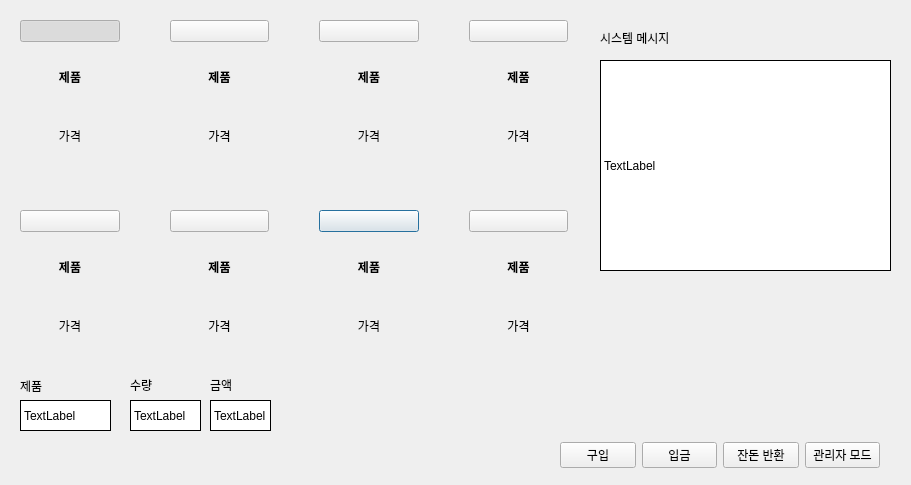
<?xml version="1.0" encoding="UTF-8"?>
<ui version="4.0">
 <class>Dialog</class>
 <widget class="QDialog" name="Dialog">
  <property name="geometry">
   <rect>
    <x>0</x>
    <y>0</y>
    <width>911</width>
    <height>485</height>
   </rect>
  </property>
  <property name="windowTitle">
   <string>Dialog</string>
  </property>
  <widget class="QWidget" name="gridLayoutWidget">
   <property name="geometry">
    <rect>
     <x>20</x>
     <y>20</y>
     <width>548</width>
     <height>330</height>
    </rect>
   </property>
   <layout class="QGridLayout" name="gridLayout">
    <property name="spacing">
     <number>50</number>
    </property>
    <item row="1" column="2">
     <layout class="QVBoxLayout" name="verticalLayout_8">
      <property name="spacing">
       <number>10</number>
      </property>
      <item>
       <widget class="QPushButton" name="pushButton_drink6">
        <property name="text">
         <string/>
        </property>
        <property name="icon">
         <iconset>
          <normaloff>drink_images/6.png</normaloff>
          <normalon>drink_images/6_c.png</normalon>drink_images/6.png</iconset>
        </property>
        <property name="iconSize">
         <size>
          <width>85</width>
          <height>85</height>
         </size>
        </property>
        <property name="checkable">
         <bool>true</bool>
        </property>
        <property name="checked">
         <bool>false</bool>
        </property>
        <property name="autoRepeat">
         <bool>false</bool>
        </property>
        <property name="autoExclusive">
         <bool>true</bool>
        </property>
       </widget>
      </item>
      <item>
       <widget class="QLabel" name="label_name6">
        <property name="styleSheet">
         <string notr="true">font-weight:600</string>
        </property>
        <property name="text">
         <string>제품</string>
        </property>
        <property name="alignment">
         <set>Qt::AlignCenter</set>
        </property>
       </widget>
      </item>
      <item>
       <widget class="QLabel" name="label_cost6">
        <property name="text">
         <string>가격</string>
        </property>
        <property name="alignment">
         <set>Qt::AlignCenter</set>
        </property>
       </widget>
      </item>
     </layout>
    </item>
    <item row="0" column="2">
     <layout class="QVBoxLayout" name="verticalLayout_3">
      <property name="spacing">
       <number>10</number>
      </property>
      <item>
       <widget class="QPushButton" name="pushButton_drink2">
        <property name="text">
         <string/>
        </property>
        <property name="icon">
         <iconset>
          <normaloff>drink_images/2.png</normaloff>
          <normalon>drink_images/2_c.png</normalon>drink_images/2.png</iconset>
        </property>
        <property name="iconSize">
         <size>
          <width>85</width>
          <height>85</height>
         </size>
        </property>
        <property name="checkable">
         <bool>true</bool>
        </property>
        <property name="checked">
         <bool>false</bool>
        </property>
        <property name="autoRepeat">
         <bool>false</bool>
        </property>
        <property name="autoExclusive">
         <bool>true</bool>
        </property>
       </widget>
      </item>
      <item>
       <widget class="QLabel" name="label_name2">
        <property name="styleSheet">
         <string notr="true">font-weight:600</string>
        </property>
        <property name="text">
         <string>제품</string>
        </property>
        <property name="alignment">
         <set>Qt::AlignCenter</set>
        </property>
       </widget>
      </item>
      <item>
       <widget class="QLabel" name="label_cost2">
        <property name="text">
         <string>가격</string>
        </property>
        <property name="alignment">
         <set>Qt::AlignCenter</set>
        </property>
       </widget>
      </item>
     </layout>
    </item>
    <item row="1" column="0">
     <layout class="QVBoxLayout" name="verticalLayout_6">
      <property name="spacing">
       <number>10</number>
      </property>
      <item>
       <widget class="QPushButton" name="pushButton_drink4">
        <property name="text">
         <string/>
        </property>
        <property name="icon">
         <iconset>
          <normaloff>drink_images/4.png</normaloff>
          <normalon>drink_images/4_c.png</normalon>drink_images/4.png</iconset>
        </property>
        <property name="iconSize">
         <size>
          <width>85</width>
          <height>85</height>
         </size>
        </property>
        <property name="checkable">
         <bool>true</bool>
        </property>
        <property name="checked">
         <bool>false</bool>
        </property>
        <property name="autoRepeat">
         <bool>false</bool>
        </property>
        <property name="autoExclusive">
         <bool>true</bool>
        </property>
       </widget>
      </item>
      <item>
       <widget class="QLabel" name="label_name4">
        <property name="styleSheet">
         <string notr="true">font-weight:600</string>
        </property>
        <property name="text">
         <string>제품</string>
        </property>
        <property name="alignment">
         <set>Qt::AlignCenter</set>
        </property>
       </widget>
      </item>
      <item>
       <widget class="QLabel" name="label_cost4">
        <property name="text">
         <string>가격</string>
        </property>
        <property name="alignment">
         <set>Qt::AlignCenter</set>
        </property>
       </widget>
      </item>
     </layout>
    </item>
    <item row="0" column="0">
     <layout class="QVBoxLayout" name="verticalLayout_5">
      <property name="spacing">
       <number>10</number>
      </property>
      <item>
       <widget class="QPushButton" name="pushButton_drink0">
        <property name="text">
         <string/>
        </property>
        <property name="icon">
         <iconset>
          <normaloff>drink_images/0.png</normaloff>
          <normalon>drink_images/0_c.png</normalon>drink_images/0.png</iconset>
        </property>
        <property name="iconSize">
         <size>
          <width>85</width>
          <height>85</height>
         </size>
        </property>
        <property name="checkable">
         <bool>true</bool>
        </property>
        <property name="checked">
         <bool>true</bool>
        </property>
        <property name="autoRepeat">
         <bool>false</bool>
        </property>
        <property name="autoExclusive">
         <bool>true</bool>
        </property>
       </widget>
      </item>
      <item>
       <widget class="QLabel" name="label_name0">
        <property name="styleSheet">
         <string notr="true">font-weight:600</string>
        </property>
        <property name="text">
         <string>제품</string>
        </property>
        <property name="alignment">
         <set>Qt::AlignCenter</set>
        </property>
       </widget>
      </item>
      <item>
       <widget class="QLabel" name="label_cost0">
        <property name="text">
         <string>가격</string>
        </property>
        <property name="alignment">
         <set>Qt::AlignCenter</set>
        </property>
       </widget>
      </item>
     </layout>
    </item>
    <item row="0" column="1">
     <layout class="QVBoxLayout" name="verticalLayout_4">
      <property name="spacing">
       <number>10</number>
      </property>
      <item>
       <widget class="QPushButton" name="pushButton_drink1">
        <property name="text">
         <string/>
        </property>
        <property name="icon">
         <iconset>
          <normaloff>drink_images/1.png</normaloff>
          <normalon>drink_images/1_c.png</normalon>drink_images/1.png</iconset>
        </property>
        <property name="iconSize">
         <size>
          <width>85</width>
          <height>85</height>
         </size>
        </property>
        <property name="checkable">
         <bool>true</bool>
        </property>
        <property name="checked">
         <bool>false</bool>
        </property>
        <property name="autoRepeat">
         <bool>false</bool>
        </property>
        <property name="autoExclusive">
         <bool>true</bool>
        </property>
       </widget>
      </item>
      <item>
       <widget class="QLabel" name="label_name1">
        <property name="styleSheet">
         <string notr="true">font-weight:600</string>
        </property>
        <property name="text">
         <string>제품</string>
        </property>
        <property name="alignment">
         <set>Qt::AlignCenter</set>
        </property>
       </widget>
      </item>
      <item>
       <widget class="QLabel" name="label_cost1">
        <property name="text">
         <string>가격</string>
        </property>
        <property name="alignment">
         <set>Qt::AlignCenter</set>
        </property>
       </widget>
      </item>
     </layout>
    </item>
    <item row="0" column="3">
     <layout class="QVBoxLayout" name="verticalLayout_2">
      <property name="spacing">
       <number>10</number>
      </property>
      <item>
       <widget class="QPushButton" name="pushButton_drink3">
        <property name="text">
         <string/>
        </property>
        <property name="icon">
         <iconset>
          <normaloff>drink_images/3.png</normaloff>
          <normalon>drink_images/3_c.png</normalon>drink_images/3.png</iconset>
        </property>
        <property name="iconSize">
         <size>
          <width>85</width>
          <height>85</height>
         </size>
        </property>
        <property name="checkable">
         <bool>true</bool>
        </property>
        <property name="checked">
         <bool>false</bool>
        </property>
        <property name="autoRepeat">
         <bool>false</bool>
        </property>
        <property name="autoExclusive">
         <bool>true</bool>
        </property>
       </widget>
      </item>
      <item>
       <widget class="QLabel" name="label_name3">
        <property name="styleSheet">
         <string notr="true">font-weight:600</string>
        </property>
        <property name="text">
         <string>제품</string>
        </property>
        <property name="alignment">
         <set>Qt::AlignCenter</set>
        </property>
       </widget>
      </item>
      <item>
       <widget class="QLabel" name="label_cost3">
        <property name="text">
         <string>가격</string>
        </property>
        <property name="alignment">
         <set>Qt::AlignCenter</set>
        </property>
       </widget>
      </item>
     </layout>
    </item>
    <item row="1" column="1">
     <layout class="QVBoxLayout" name="verticalLayout_7">
      <property name="spacing">
       <number>10</number>
      </property>
      <item>
       <widget class="QPushButton" name="pushButton_drink5">
        <property name="text">
         <string/>
        </property>
        <property name="icon">
         <iconset>
          <normaloff>drink_images/5.png</normaloff>
          <normalon>drink_images/5_c.png</normalon>drink_images/5.png</iconset>
        </property>
        <property name="iconSize">
         <size>
          <width>85</width>
          <height>85</height>
         </size>
        </property>
        <property name="checkable">
         <bool>true</bool>
        </property>
        <property name="checked">
         <bool>false</bool>
        </property>
        <property name="autoRepeat">
         <bool>false</bool>
        </property>
        <property name="autoExclusive">
         <bool>true</bool>
        </property>
       </widget>
      </item>
      <item>
       <widget class="QLabel" name="label_name5">
        <property name="styleSheet">
         <string notr="true">font-weight:600</string>
        </property>
        <property name="text">
         <string>제품</string>
        </property>
        <property name="alignment">
         <set>Qt::AlignCenter</set>
        </property>
       </widget>
      </item>
      <item>
       <widget class="QLabel" name="label_cost5">
        <property name="text">
         <string>가격</string>
        </property>
        <property name="alignment">
         <set>Qt::AlignCenter</set>
        </property>
       </widget>
      </item>
     </layout>
    </item>
    <item row="1" column="3">
     <layout class="QVBoxLayout" name="verticalLayout_9">
      <property name="spacing">
       <number>10</number>
      </property>
      <item>
       <widget class="QPushButton" name="pushButton_drink7">
        <property name="text">
         <string/>
        </property>
        <property name="icon">
         <iconset>
          <normaloff>drink_images/7.png</normaloff>
          <normalon>drink_images/7_c.png</normalon>drink_images/7.png</iconset>
        </property>
        <property name="iconSize">
         <size>
          <width>85</width>
          <height>85</height>
         </size>
        </property>
        <property name="checkable">
         <bool>true</bool>
        </property>
        <property name="checked">
         <bool>false</bool>
        </property>
        <property name="autoRepeat">
         <bool>false</bool>
        </property>
        <property name="autoExclusive">
         <bool>true</bool>
        </property>
       </widget>
      </item>
      <item>
       <widget class="QLabel" name="label_name7">
        <property name="styleSheet">
         <string notr="true">font-weight:600</string>
        </property>
        <property name="text">
         <string>제품</string>
        </property>
        <property name="alignment">
         <set>Qt::AlignCenter</set>
        </property>
       </widget>
      </item>
      <item>
       <widget class="QLabel" name="label_cost7">
        <property name="text">
         <string>가격</string>
        </property>
        <property name="alignment">
         <set>Qt::AlignCenter</set>
        </property>
       </widget>
      </item>
     </layout>
    </item>
   </layout>
  </widget>
  <widget class="QLabel" name="label">
   <property name="geometry">
    <rect>
     <x>20</x>
     <y>380</y>
     <width>56</width>
     <height>12</height>
    </rect>
   </property>
   <property name="text">
    <string>제품</string>
   </property>
  </widget>
  <widget class="QLabel" name="label_2">
   <property name="geometry">
    <rect>
     <x>600</x>
     <y>30</y>
     <width>151</width>
     <height>16</height>
    </rect>
   </property>
   <property name="text">
    <string>시스템 메시지</string>
   </property>
  </widget>
  <widget class="QLabel" name="label_19">
   <property name="geometry">
    <rect>
     <x>130</x>
     <y>379</y>
     <width>56</width>
     <height>12</height>
    </rect>
   </property>
   <property name="text">
    <string>수량</string>
   </property>
  </widget>
  <widget class="QLabel" name="label_20">
   <property name="geometry">
    <rect>
     <x>210</x>
     <y>379</y>
     <width>56</width>
     <height>12</height>
    </rect>
   </property>
   <property name="text">
    <string>금액</string>
   </property>
  </widget>
  <widget class="QWidget" name="horizontalLayoutWidget">
   <property name="geometry">
    <rect>
     <x>560</x>
     <y>440</y>
     <width>320</width>
     <height>31</height>
    </rect>
   </property>
   <layout class="QHBoxLayout" name="horizontalLayout">
    <item>
     <widget class="QPushButton" name="pushButton_purchase">
      <property name="text">
       <string>구입</string>
      </property>
     </widget>
    </item>
    <item>
     <widget class="QPushButton" name="pushButton_insert">
      <property name="text">
       <string>입금</string>
      </property>
     </widget>
    </item>
    <item>
     <widget class="QPushButton" name="pushButton_return">
      <property name="text">
       <string>잔돈 반환</string>
      </property>
     </widget>
    </item>
    <item>
     <widget class="QPushButton" name="pushButton_director">
      <property name="text">
       <string>관리자 모드</string>
      </property>
     </widget>
    </item>
   </layout>
  </widget>
  <widget class="QLabel" name="label_name">
   <property name="geometry">
    <rect>
     <x>20</x>
     <y>400</y>
     <width>91</width>
     <height>31</height>
    </rect>
   </property>
   <property name="styleSheet">
    <string notr="true">background-color:#FFFFFF;
border-width: 1px;
border-style:outset;
min-width:1%;
min-height:2%;</string>
   </property>
   <property name="text">
    <string>TextLabel</string>
   </property>
  </widget>
  <widget class="QLabel" name="label_stock">
   <property name="geometry">
    <rect>
     <x>130</x>
     <y>400</y>
     <width>71</width>
     <height>31</height>
    </rect>
   </property>
   <property name="styleSheet">
    <string notr="true">background-color:#FFFFFF;
border-width: 1px;
border-style:outset;
min-width:1%;
min-height:2%;</string>
   </property>
   <property name="text">
    <string>TextLabel</string>
   </property>
  </widget>
  <widget class="QLabel" name="label_cost">
   <property name="geometry">
    <rect>
     <x>210</x>
     <y>400</y>
     <width>61</width>
     <height>31</height>
    </rect>
   </property>
   <property name="styleSheet">
    <string notr="true">background-color:#FFFFFF;
border-width: 1px;
border-style:outset;
min-width:1%;
min-height:2%;</string>
   </property>
   <property name="text">
    <string>TextLabel</string>
   </property>
  </widget>
  <widget class="QLabel" name="label_21">
   <property name="geometry">
    <rect>
     <x>600</x>
     <y>60</y>
     <width>291</width>
     <height>211</height>
    </rect>
   </property>
   <property name="styleSheet">
    <string notr="true">background-color:#FFFFFF;
border-width: 1px;
border-style:outset;
min-width:1%;
min-height:2%;</string>
   </property>
   <property name="text">
    <string>TextLabel</string>
   </property>
  </widget>
 </widget>
 <resources>
  <include location="resources.qrc"/>
 </resources>
 <connections/>
</ui>
